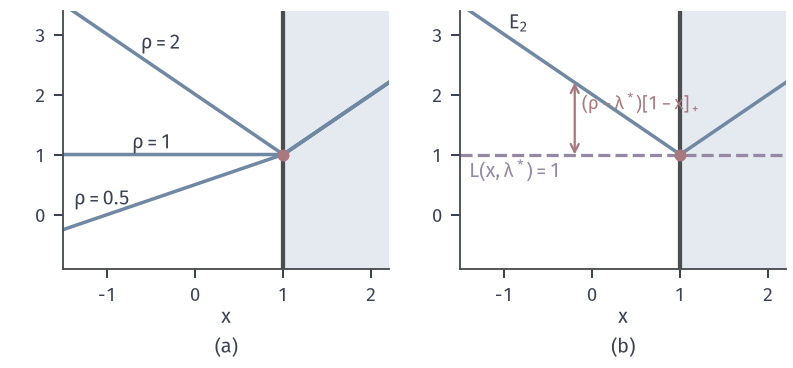

The script that drew this image:
from pathlib import Path
import sys
ROOT = next(p for p in Path(__file__).resolve().parents if (p/'build.sh').is_file() and (p/'tex/book.tex').is_file())
sys.path.insert(0, str(ROOT/'figures/00-shared/mathematical-preliminaries-upper/00-shared/comprehension-figures'))
from support import figure, save, BLUE, GREEN, YELLOW, RED, PURPLE, INK, MUTED, GRID, BLUE_FILL, GREEN_FILL, YELLOW_FILL, RED_FILL, PURPLE_FILL
import numpy as np
HERE = Path(__file__).resolve().parent
STROKE = '#4C4D4F'
def panel(fig, left, right, top, bottom, wspace=.25, hspace=.2):
    fig.set_layout_engine(None)
    fig.subplots_adjust(left=left, right=right, top=top, bottom=bottom, wspace=wspace, hspace=hspace)
def tag(fig, ax, s, y=.03):
    p = ax.get_position(); fig.text((p.x0+p.x1)/2, y, s, ha='center', va='bottom')
def opt(ax, x, y, ms=4.8, z=7): ax.plot([x],[y],'o',ms=ms,color=RED,mew=0,zorder=z)
def it(ax, x, y, ms=4.2, z=6, c=GREEN): ax.plot([x],[y],'o',ms=ms,color=c,mew=0,zorder=z)
def bare(ax): ax.set_aspect('equal'); 
# Running example: f(x)=x1^2/2+3x2^2/2, h(x)=x1+x2-4, x*=(3,1), nu*=-3.
G = np.diag([1.,3.]); A1 = np.ones(2)
def fq(X,Y): return .5*X**2+1.5*Y**2
def line(ax,lo=-2,hi=7):
    t=np.array([lo,hi]); ax.plot(t,4-t,color=STROKE,lw=1.7,solid_capstyle='butt',zorder=3)

fig,(a,b)=figure(width_mm=112,height_mm=52,ncols=2)
panel(fig,.08,.99,.97,.27,wspace=.22)
X=np.linspace(-1.5,2.2,801)
a.axvspan(1,2.2,color=BLUE_FILL,lw=0);a.axvline(1,color=STROKE,lw=1.7)
for r in (.5,1,2):
    a.plot(X,X+r*np.maximum(1-X,0),color=BLUE,lw=1.4)
opt(a,1,1);a.set_xlim(-1.5,2.2);a.set_ylim(-.9,3.4);a.set_xticks([-1,0,1,2]);a.set_yticks([0,1,2,3]);a.set_xlabel('$x$',labelpad=1)
a.text(-1.38,.15,'$\\rho=0.5$',color=INK);a.text(-.72,1.1,'$\\rho=1$',color=INK);a.text(-.62,2.75,'$\\rho=2$',color=INK)
r=2.
b.axvspan(1,2.2,color=BLUE_FILL,lw=0);b.axvline(1,color=STROKE,lw=1.7)
E=X+r*np.maximum(1-X,0)
b.plot(X,E,color=BLUE,lw=1.4)
b.axhline(1,color=PURPLE,lw=1.3,ls='--')
xv=-.2;b.annotate('',xy=(xv,1),xytext=(xv,xv+r*(1-xv)),arrowprops=dict(arrowstyle='<->',color=RED,lw=.9,shrinkA=0,shrinkB=0))
b.text(xv+.08,1.75,'$(\\rho-\\lambda^*)[1-x]_+$',color=RED,fontsize=7.5)
opt(b,1,1);b.set_xlim(-1.5,2.2);b.set_ylim(-.9,3.4);b.set_xticks([-1,0,1,2]);b.set_yticks([0,1,2,3]);b.set_xlabel('$x$',labelpad=1)
b.text(-1.4,.62,'$\\mathcal{L}(x,\\lambda^*)=1$',color=PURPLE);b.text(-.95,3.1,'$E_2$',color=INK)
fig.canvas.draw();tag(fig,a,'(a)');tag(fig,b,'(b)')
save(fig,HERE,'figure',{'E':'x+rho*max(1-x,0)','lambda_star':1})
